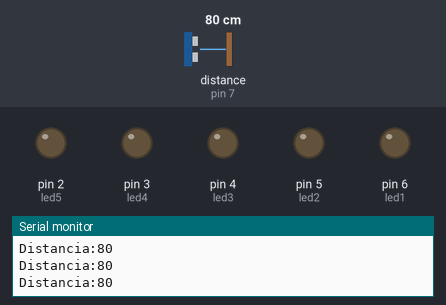
The sketch below on a simulated Arduino Uno, built with avr-gcc and run on an emulated ATmega328P. On the bench: output pins drawn as LEDs (lit = HIGH), the last lines printed to the serial monitor. Wiring (inferred from the names in the program): ultrasonic range finder: trigger pin 8; echo pin 7. Dashed ring = blinking. The inputs (shaded band) are chosen by the test bench; at power-on: distance to the obstacle (sensor on pin 7) 80 cm. The echo pulse lasts 58.3 µs per cm; pins used as bus, display or sensor lines are not drawn.

Above: at 1.2 s.
1.3 s: distance to the obstacle (sensor on pin 7) set to 23 cm
2.8 s: distance to the obstacle (sensor on pin 7) set to 18 cm
At 2.95 s:
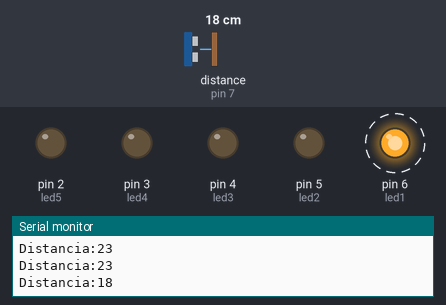
5.8 s: distance to the obstacle (sensor on pin 7) set to 14 cm
At 6.08 s:
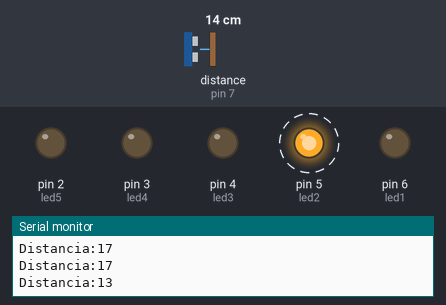
8.8 s: distance to the obstacle (sensor on pin 7) set to 11 cm
At 9.19 s:
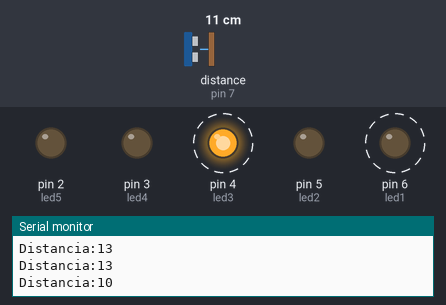
11.8 s: distance to the obstacle (sensor on pin 7) set to 2 cm
At 12.5 s:
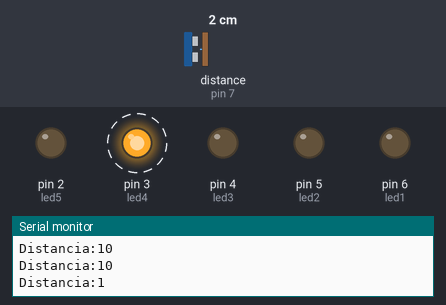
14.8 s: distance to the obstacle (sensor on pin 7) set to 9 cm
At 15.01 s:
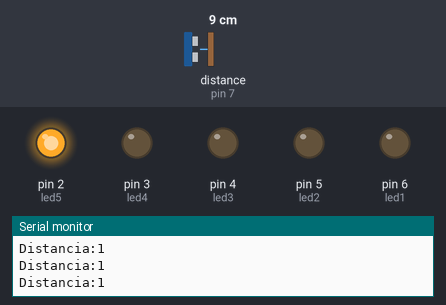
Timing chart, 0 to 18.8 s (numbered marks = the images above; inputs shaded):
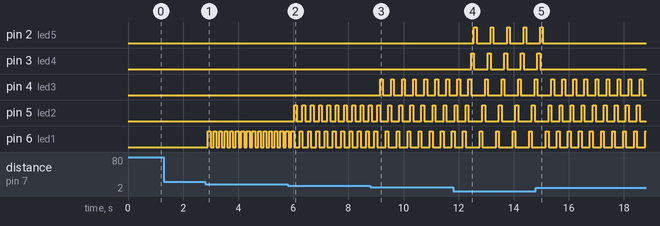

The sketch:

Practica8.ino
```cpp
//Declaramos las variables para la lectura de sensor.
int trigPin = 8;
int echoPin = 7;
long duration;
int cm=0;

// declaramos las variables para representar la distancia.
int led1 = 6;
int led2 = 5;
int led3 = 4;
int led4 = 3;
int led5 = 2;

void setup() {
  //iniciamos el serial para saber la distancia del sensor
  Serial.begin ( 9600 );
  //colocamos los pins
  pinMode ( trigPin, OUTPUT );
  pinMode ( echoPin, INPUT  );
  pinMode ( led1,  OUTPUT );
  pinMode ( led2,  OUTPUT );
  pinMode ( led3,  OUTPUT );
  pinMode ( led4, OUTPUT );
  pinMode ( led5, OUTPUT );
}

void loop()
{
  digitalWrite(trigPin, LOW);
  delayMicroseconds(2);

  digitalWrite(trigPin, HIGH);
  delayMicroseconds(10);
  digitalWrite(trigPin, LOW);
//calculamos la distancia
duration = pulseIn(echoPin, HIGH);

duration=duration/2;

cm = duration/ 29;
Serial.print("Distancia:");
Serial.println(cm);
delay(100);
//encendemos los leds deacuerdo a la distancia que nos pide la practica
if ( cm > 20 ) {
  digitalWrite ( led1, LOW );
  digitalWrite ( led2, LOW );
  digitalWrite ( led3, LOW );
  digitalWrite ( led4, LOW );
  digitalWrite ( led5, LOW );
}else if ( cm >= 16  ) {
  prenderLed ( led1 );
  } else if ( cm >= 12 ){
    prenderLed ( led1 );
    prenderLed ( led2 );
  } else if ( cm >= 8 ) {
    prenderLed ( led1 );
    prenderLed ( led2 );
    prenderLed ( led3 );
  } else if ( cm >= 4 ) {
    prenderLed ( led1 );
    prenderLed ( led2 );
    prenderLed ( led3 );
    prenderLed ( led4 );
  } else if ( cm >= 0 ) {
    prenderLed ( led1 );
    prenderLed ( led2 );
    prenderLed ( led3 );
    prenderLed ( led4 );
    prenderLed ( led5 );
  }
}
//metodo prender led
void prenderLed ( int valor ) {
  digitalWrite ( valor, HIGH );
  delay ( 100 );
  digitalWrite ( valor, LOW );
}
```

Measured:
- the behaviour switches between 21 and 20 cm on distance to the obstacle (sensor on pin 7) (found by bisection; images 0 and 1)
- the behaviour switches between 17 and 16 cm on distance to the obstacle (sensor on pin 7) (found by bisection; images 1 and 2)
- the behaviour switches between 13 and 12 cm on distance to the obstacle (sensor on pin 7) (found by bisection; images 2 and 3)
- after the input at 2.8 s, pin 6 (led1): alternates HIGH for 0.10 s and LOW for 0.10 s, starting after 0.10 s
- after the input at 5.8 s, pin 5 (led2): alternates HIGH for 0.10 s and LOW for 0.20 s, starting after 0.23 s
- after the input at 8.8 s, pin 4 (led3): alternates HIGH for 0.10 s and LOW for 0.30 s, starting after 0.35 s; pin 6 (led1): alternates HIGH for 0.10 s and LOW for 0.30 s, starting after 0.55 s
- after the input at 11.8 s, pin 2 (led5): alternates HIGH for 0.10 s and LOW for 0.50 s, starting after 0.76 s; pin 3 (led4): alternates HIGH for 0.10 s and LOW for 0.50 s, starting after 0.66 s
- after the input at 14.8 s, pin 2 (led5): goes on until 15.1 s, then stays LOW; pin 3 (led4): goes on until 15.0 s, then stays LOW; pin 5 (led2): alternates HIGH for 0.10 s and LOW for 0.30 s, starting after 0.86 s; pin 6 (led1): alternates HIGH for 0.10 s and LOW for 0.30 s, starting after 0.76 s
